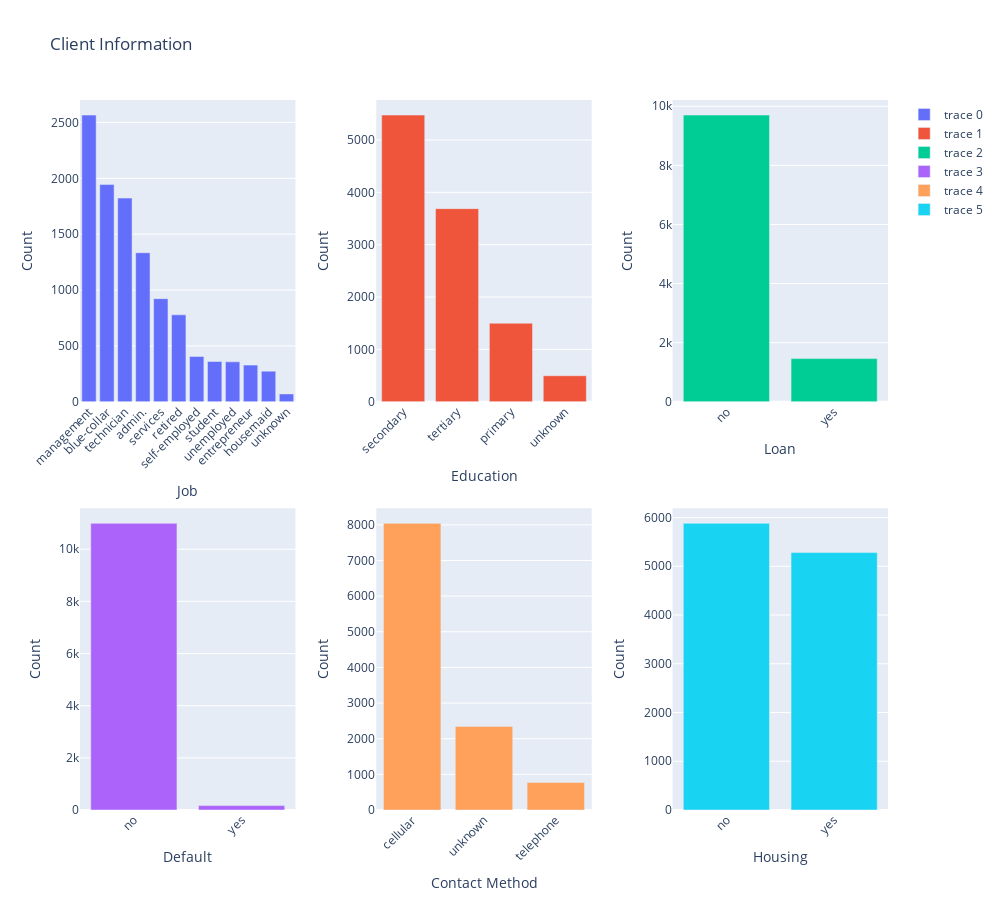

This figure's notebook cell:
### Markdown cell above
# Data Visualization
## Customer Information Analysis

### Code cell
from plotly.subplots import make_subplots
import plotly.graph_objects as go

fig = make_subplots(rows=2, cols=3, vertical_spacing = 0.15, horizontal_spacing = 0.1)

fig.add_trace(go.Bar(x=df['job'].value_counts().index, y=df['job'].value_counts().values), row=1, col=1)
fig.update_xaxes(title_text="Job", row = 1, col = 1)
fig.update_yaxes(title_text="Count", row = 1, col = 1)


fig.add_trace(go.Bar(x= df['education'].value_counts().index, y=df['education'].value_counts().values), row=1, col=2)
fig.update_xaxes(title_text="Education", row = 1, col = 2)
fig.update_yaxes(title_text="Count", row = 1, col = 2)


fig.add_trace(go.Bar(x= df['loan'].value_counts().index, y=df['loan'].value_counts().values), row=1, col=3)
fig.update_xaxes(title_text="Loan", row = 1, col = 3)
fig.update_yaxes(title_text="Count", row = 1, col = 3)


fig.add_trace(go.Bar(x=df['default'].value_counts().index, y=df['default'].value_counts().values), row=2, col=1)
fig.update_xaxes(title_text="Default", row = 2, col = 1)
fig.update_yaxes(title_text="Count", row = 2, col = 1)


fig.add_trace(go.Bar(x= df['contact'].value_counts().index, y=df['contact'].value_counts().values), row=2, col=2)
fig.update_xaxes(title_text="Contact Method", row = 2, col = 2)
fig.update_yaxes(title_text="Count", row = 2, col = 2)


fig.add_trace(go.Bar(x= df['housing'].value_counts().index, y=df['housing'].value_counts().values), row=2, col=3)
fig.update_xaxes(title_text="Housing", row = 2, col = 3)
fig.update_yaxes(title_text="Count", row = 2, col = 3)

fig.update_layout(height=900, width=1000, title='Client Information')

fig.update_xaxes(autotickangles=[-45])

fig.show()

### Figure 1 — Plotly figure (JSON) as saved in the notebook; plotly's stock layout.template omitted (floating-point values rounded to 4 significant figures)
{"data": [{"type": "bar", "x": ["management", "blue-collar", "technician", "admin.", "services", "retired", "self-employed", "student", "unemployed", "entrepreneur", "housemaid", "unknown"], "xaxis": "x", "y": [2566, 1944, 1823, 1334, 923, 778, 405, 360, 357, 328, 274, 70], "yaxis": "y"}, {"type": "bar", "x": ["secondary", "tertiary", "primary", "unknown"], "xaxis": "x2", "y": [5476, 3689, 1500, 497], "yaxis": "y2"}, {"type": "bar", "x": ["no", "yes"], "xaxis": "x3", "y": [9702, 1460], "yaxis": "y3"}, {"type": "bar", "x": ["no", "yes"], "xaxis": "x4", "y": [10994, 168], "yaxis": "y4"}, {"type": "bar", "x": ["cellular", "unknown", "telephone"], "xaxis": "x5", "y": [8042, 2346, 774], "yaxis": "y5"}, {"type": "bar", "x": ["no", "yes"], "xaxis": "x6", "y": [5881, 5281], "yaxis": "y6"}], "layout": {"height": 900, "title": {"text": "Client Information"}, "width": 1000, "xaxis": {"anchor": "y", "autotickangles": [-45], "domain": [0, 0.2667], "title": {"text": "Job"}}, "xaxis2": {"anchor": "y2", "autotickangles": [-45], "domain": [0.3667, 0.6333], "title": {"text": "Education"}}, "xaxis3": {"anchor": "y3", "autotickangles": [-45], "domain": [0.7333, 1], "title": {"text": "Loan"}}, "xaxis4": {"anchor": "y4", "autotickangles": [-45], "domain": [0, 0.2667], "title": {"text": "Default"}}, "xaxis5": {"anchor": "y5", "autotickangles": [-45], "domain": [0.3667, 0.6333], "title": {"text": "Contact Method"}}, "xaxis6": {"anchor": "y6", "autotickangles": [-45], "domain": [0.7333, 1], "title": {"text": "Housing"}}, "yaxis": {"anchor": "x", "domain": [0.575, 1], "title": {"text": "Count"}}, "yaxis2": {"anchor": "x2", "domain": [0.575, 1], "title": {"text": "Count"}}, "yaxis3": {"anchor": "x3", "domain": [0.575, 1], "title": {"text": "Count"}}, "yaxis4": {"anchor": "x4", "domain": [0, 0.425], "title": {"text": "Count"}}, "yaxis5": {"anchor": "x5", "domain": [0, 0.425], "title": {"text": "Count"}}, "yaxis6": {"anchor": "x6", "domain": [0, 0.425], "title": {"text": "Count"}}}}
